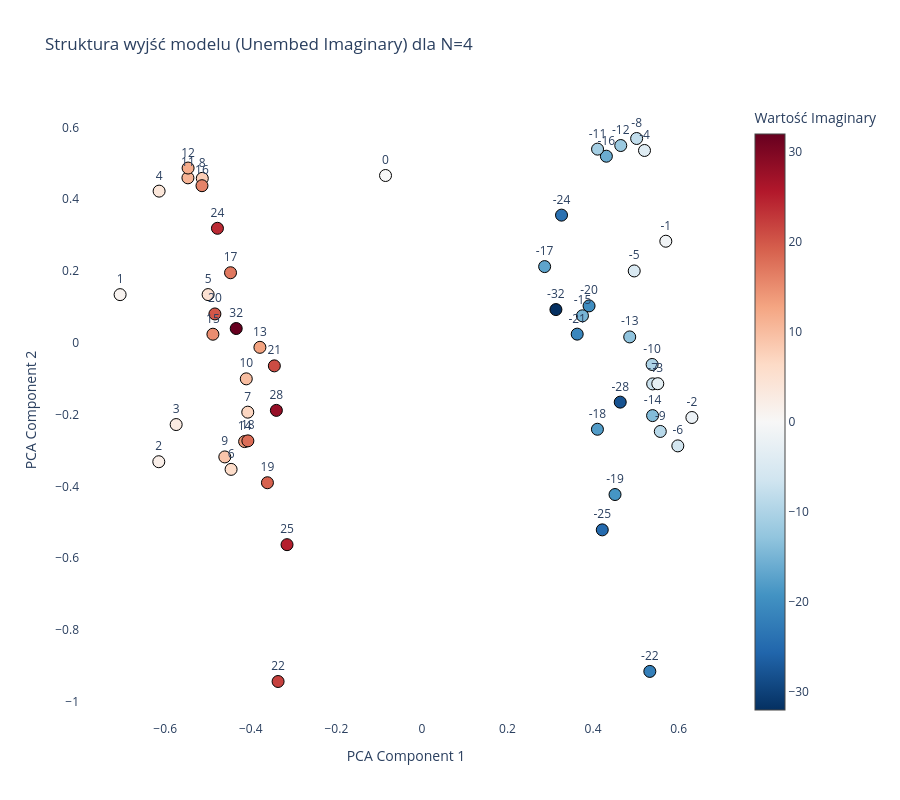

Write notebook code for a chart like this one.
### Code cell
plot_imag_output_plotly(model, N=N)

### Figure 1 — Plotly figure (JSON) as saved in the notebook; plotly's stock layout.template omitted (floating-point values rounded to 4 significant figures)
{"data": [{"hoverinfo": "text", "hovertext": ["Wartość Imag: -32", "Wartość Imag: -28", "Wartość Imag: -25", "Wartość Imag: -24", "Wartość Imag: -22", "Wartość Imag: -21", "Wartość Imag: -20", "Wartość Imag: -19", "Wartość Imag: -18", "Wartość Imag: -17", "Wartość Imag: -16", "Wartość Imag: -15", "Wartość Imag: -14", "Wartość Imag: -13", "Wartość Imag: -12", "Wartość Imag: -11", "Wartość Imag: -10", "Wartość Imag: -9", "Wartość Imag: -8", "Wartość Imag: -7", "Wartość Imag: -6", "Wartość Imag: -5", "Wartość Imag: -4", "Wartość Imag: -3", "Wartość Imag: -2", "Wartość Imag: -1", "Wartość Imag: 0", "Wartość Imag: 1", "Wartość Imag: 2", "Wartość Imag: 3", "Wartość Imag: 4", "Wartość Imag: 5", "Wartość Imag: 6", "Wartość Imag: 7", "Wartość Imag: 8", "Wartość Imag: 9", "Wartość Imag: 10", "Wartość Imag: 11", "Wartość Imag: 12", "Wartość Imag: 13", "Wartość Imag: 14", "Wartość Imag: 15", "Wartość Imag: 16", "Wartość Imag: 17", "Wartość Imag: 18", "Wartość Imag: 19", "Wartość Imag: 20", "Wartość Imag: 21", "Wartość Imag: 22", "Wartość Imag: 24", "Wartość Imag: 25", "Wartość Imag: 28", "Wartość Imag: 32"], "marker": {"color": [-32, -28, -25, -24, -22, -21, -20, -19, -18, -17, -16, -15, -14, -13, -12, -11, -10, -9, -8, -7, -6, -5, -4, -3, -2, -1, 0, 1, 2, 3, 4, 5, 6, 7, 8, 9, 10, 11, 12, 13, 14, 15, 16, 17, 18, 19, 20, 21, 22, 24, 25, 28, 32], "colorbar": {"title": {"text": "Wartość Imaginary"}}, "colorscale": [[0, "rgb(5,48,97)"], [0.1, "rgb(33,102,172)"], [0.2, "rgb(67,147,195)"], [0.3, "rgb(146,197,222)"], [0.4, "rgb(209,229,240)"], [0.5, "rgb(247,247,247)"], [0.6, "rgb(253,219,199)"], [0.7, "rgb(244,165,130)"], [0.8, "rgb(214,96,77)"], [0.9, "rgb(178,24,43)"], [1, "rgb(103,0,31)"]], "line": {"color": "Black", "width": 1}, "showscale": true, "size": 12}, "mode": "markers+text", "text": ["-32", "-28", "-25", "-24", "-22", "-21", "-20", "-19", "-18", "-17", "-16", "-15", "-14", "-13", "-12", "-11", "-10", "-9", "-8", "-7", "-6", "-5", "-4", "-3", "-2", "-1", "0", "1", "2", "3", "4", "5", "6", "7", "8", "9", "10", "11", "12", "13", "14", "15", "16", "17", "18", "19", "20", "21", "22", "24", "25", "28", "32"], "textposition": "top center", "type": "scatter", "x": [0.3132, 0.4635, 0.4216, 0.3263, 0.5327, 0.3629, 0.3906, 0.4514, 0.4102, 0.2868, 0.4312, 0.3752, 0.5391, 0.4857, 0.4647, 0.4105, 0.5381, 0.5572, 0.5019, 0.5393, 0.5981, 0.4962, 0.5203, 0.5513, 0.631, 0.5701, -0.08507, -0.7055, -0.615, -0.5745, -0.6143, -0.4998, -0.4461, -0.4071, -0.5134, -0.4608, -0.4106, -0.5469, -0.5466, -0.3787, -0.4145, -0.4885, -0.5141, -0.4474, -0.4068, -0.3611, -0.4839, -0.3449, -0.3362, -0.4779, -0.3153, -0.3402, -0.4341], "y": [0.09259, -0.1654, -0.5214, 0.3558, -0.916, 0.02412, 0.1028, -0.4229, -0.241, 0.2124, 0.52, 0.07522, -0.203, 0.01632, 0.5498, 0.5398, -0.06046, -0.2471, 0.5694, -0.1146, -0.2873, 0.2002, 0.536, -0.114, -0.2082, 0.2831, 0.4663, 0.1342, -0.3315, -0.2279, 0.4227, 0.1344, -0.3528, -0.1934, 0.4583, -0.3181, -0.1005, 0.4598, 0.4871, -0.01268, -0.2753, 0.02387, 0.4379, 0.1953, -0.2733, -0.3901, 0.0804, -0.06434, -0.9441, 0.3191, -0.5627, -0.1884, 0.03977]}], "layout": {"height": 800, "plot_bgcolor": "white", "title": {"text": "Struktura wyjść modelu (Unembed Imaginary) dla N=4"}, "width": 900, "xaxis": {"title": {"text": "PCA Component 1"}}, "yaxis": {"title": {"text": "PCA Component 2"}}}}
